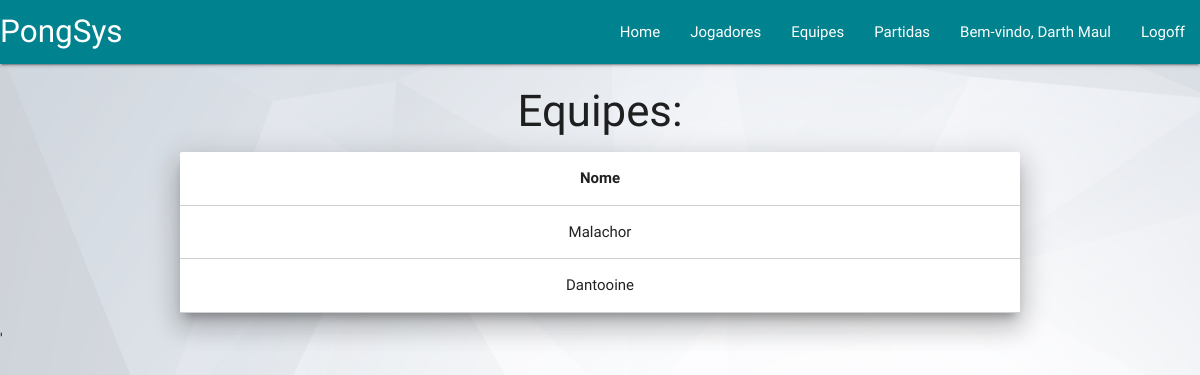
/view/listarEquipes.php (signed in), run on the app's committed database.
### tables this page shows
CREATE TABLE `Jogador` (
  `email` varchar(45) NOT NULL,
  `idEquipe` int(11) NOT NULL,
  `nickname` varchar(45) NOT NULL,
  `nome` varchar(45) NOT NULL,
  `senha` varchar(45) NOT NULL
);

CREATE TABLE `Equipe` (
  `idEquipe` int(11) NOT NULL,
  `nomeEquipe` varchar(45) NOT NULL
);

### persistence/conexao.php (called while the page is built, shortened)
<?php
  class Conexao{
    var $link;
    function Conexao() {
      $this->servidor = 'localhost';
      $this->usuario = 'PongSys';
      $this->senha = '3emM7yM1T0lW9qZK';
      $this->bd = 'PongSys';
      $this->link = mysqli_connect($this->servidor,
              $this->usuario,$this->senha,$this->bd);
    }
    function getLink(){
      return $this->link;
    }
  }
?>

### persistence/jogadorDAO.php (called while the page is built, shortened)
<?php
  require_once('../model/jogador.php');
  class JogadorDAO{
    function consultarJogadorPorEmail($email, $link){
      $SQL = "SELECT * FROM Jogador WHERE email ='$email';";
      $retorno = mysqli_query($link, $SQL);
      if(mysqli_num_rows($retorno) > 0){
        $ret = $retorno->fetch_all();
        foreach($ret as $linha){
          $resultado = new Jogador($linha[0],$linha[1],$linha[2],$linha[3],$linha[4]);
          return $resultado;
        }
      }
      return null;
    }
  }
?>

### model/jogador.php (called while the page is built, shortened)
<?php
  class Jogador{
    private $nome;
    function __construct($email, $idEquipe, $nickname, $nome, $senha){
      $this->nome = $nome;
    }
    public function getNome(){
      return $this->nome;
    }
  }
?>

### persistence/equipeDAO.php (called while the page is built, shortened)
<?php
  require_once('../model/equipe.php');
  class EquipeDAO{
    function listarEquipes($link){
      $SQL = "SELECT * FROM Equipe";
      $retorno = mysqli_query($link, $SQL);
      $equipes = array();
      if(mysqli_num_rows($retorno) > 0){
        $ret = $retorno->fetch_all();
        foreach($ret as $linha){
          $equipes[] = new Equipe($linha[1], $linha[0]);
        }
        return $equipes;
      }
      return null;
    }
  }
?>

### model/equipe.php (called while the page is built, shortened)
<?php
  require_once("jogador.php");
  class Equipe{
    private $nomeEquipe;
    function __construct($nomeEquipe, $idEquipe){
      $this->nomeEquipe = $nomeEquipe;
    }
    public function getNome(){
      return $this->nomeEquipe;
    }
  }
?>

### view/listarEquipes.php (the view, shortened to what this page needs)
<!DOCTYPE html>
<html>
<head>
  <link type="text/css" rel="stylesheet" href="css/materialize.min.css"  media="screen,projection" />
  <link rel="stylesheet" href="./style.css" />
</head>
<body>
  <nav>
    <div class="nav-wrapper">
      <a href="#" class="brand-logo">PongSys</a>
      <ul id="nav-mobile" class="right hide-on-med-and-down">
        <li><a href="../view">Home</a></li>
        <li><a href="../view/listarJogadores.php">Jogadores</a></li>
        <li><a href="../view/listarEquipes.php">Equipes</a></li>
        <li><a href="../view/listarPartidas.php">Partidas</a></li>
        <?php
          require_once("../persistence/jogadorDAO.php");
          require_once("../persistence/conexao.php");
          if(array_key_exists('adm',$_SESSION)){
            if($_SESSION["adm"] != null){
              echo "<li><a>Bem-vindo, Organizador</a></li>";
              echo "<li><a href='../control/logoff.php'>Logoff</a></li>";
            }
          }
          else{
            if(array_key_exists('user',$_SESSION)){
              $conexao = new Conexao();
              $jogadorDAO = new JogadorDAO();
              $usuario = $jogadorDAO->consultarJogadorPorEmail($_SESSION['user'], $conexao->getLink());
              if($usuario != null){
                echo "<li><a>Bem-vindo, ".$usuario->getNome()."</a></li>";
                echo "<li><a href='../control/logoff.php'>Logoff</a></li>";
              }
              else{
                echo "<li><a href='login.html'>Login</a></li>";
              }
            }
            else{
              echo "<li><a href='login.html'>Login</a></li>";
            }
          }
        ?>
      </ul>
    </div>
  </nav>
  <div class="container center-align">
    <h3>Equipes:</h3>
    <?php
      require_once("../persistence/conexao.php");
      require_once("../persistence/equipeDAO.php");
      $c = new Conexao();
      $e = new EquipeDAO();
      $equipes = $e->listarEquipes($c->getLink());
      if($equipes != null){
        echo "<div class='card z-depth-5'>";
        echo "<table border = '1' class = 'highlight centered responsive-table bordered'>";
        echo "<thead><tr><th>"."Nome"."</th></tr></thead>";
        echo "<tbody>";
        foreach($equipes as $equipe){
          echo "<tr>";
          echo "<td><a href='visualizarEquipe.php?nome=".$equipe->getNome()."'></a>".$equipe->getNome()."</td>";
          echo "</tr>";
        }
      echo "</tbody>";
      echo "</table>";
      echo "</div>";
      }
      else{
        echo "<p>Não há equipes registradas.</p>";
      }
    ?>
  </div>
'  <script type="text/javascript" src="js/jquery-3.2.1.min.js"></script>
</body>
</html>

### view/style.css (style rules this page uses)
a { color: inherit; }
nav { margin-bottom: 20px; }
body { background-image: url('img/back.jpg'); background-size: cover; }
.container { margin-top: 1.5em; }
.nav-wrapper { background-color: #00838f; }

### data on the page
jogador: nome "Darth Maul"
equipe: nomeEquipe "Malachor"
equipe: nomeEquipe "Dantooine"
